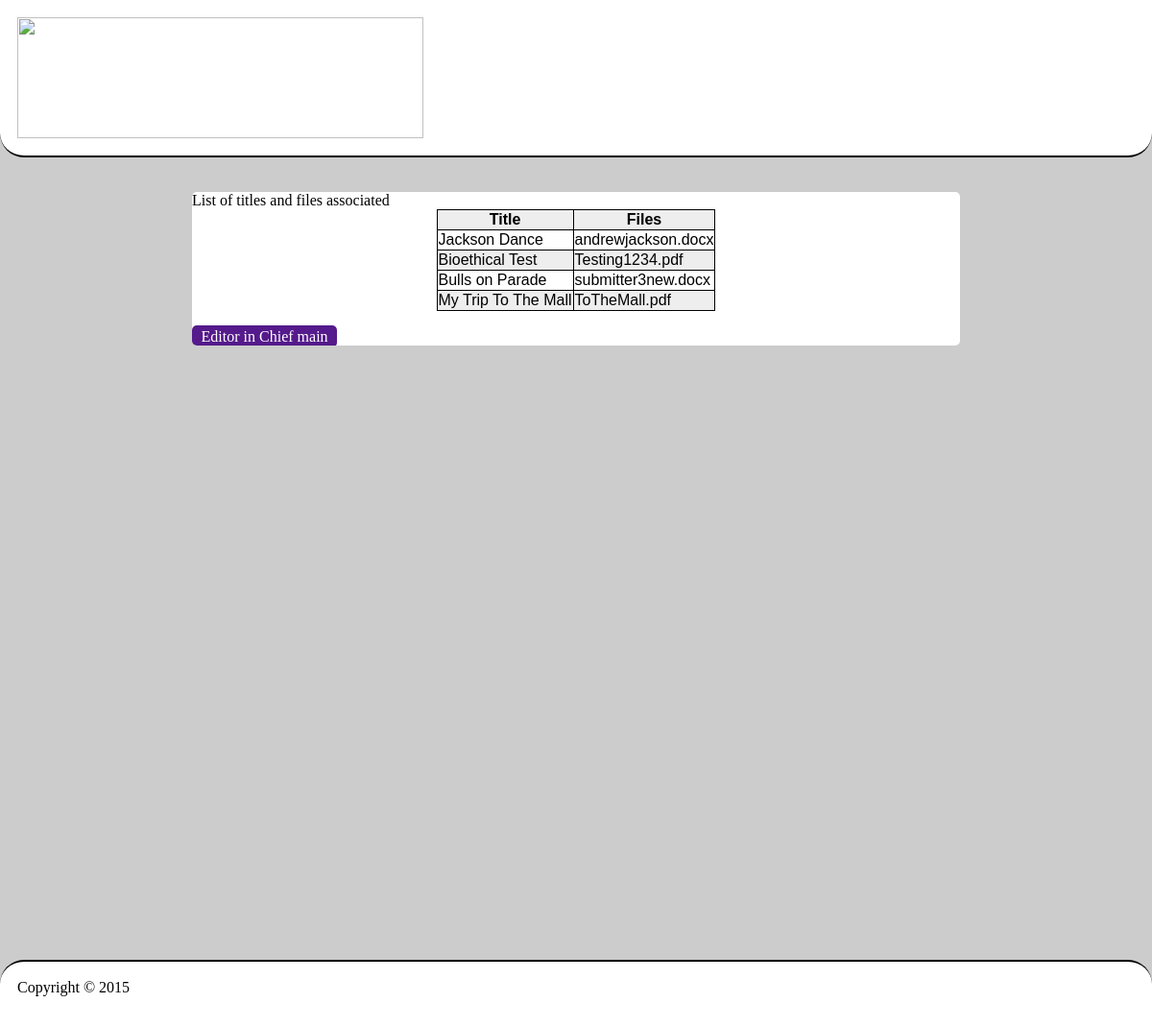
The page /submissionsAndFiles.php (signed in) on the database its author committed.
### tables this page shows
CREATE TABLE `uploads` (
  `SubmissionTitle` varchar(100) NOT NULL,
  `Username` varchar(40) NOT NULL,
  `File` varchar(100) NOT NULL
);

### submissionsAndFiles.php (the view, shortened to what this page needs)
<body id="body1">
	<div id="header">
		<img src="http://ctomsyck.com/image/title.png" width="423px" height="126px">
	</div>
	<br>
	<br>
	<div class="wrapper">
  <div id="content">
<?php echo "<link rel='stylesheet' type='text/css' href='http://ctomsyck.com/stylesheet.css' />"; php?>
<?php
$role = $_SESSION['role'];
 if($role == '1'){
$con=mysqli_connect("fdb6.awardspace.net","1966405_journal","rich1journal","1966405_journal");
$result = mysqli_query($con,"select SubmissionTitle, File
							from uploads");
echo "List of titles and files associated";
echo "<table border='1'>
<tr>
	<th>Title</th>
	<th>Files</th>
</tr>";
while($row = mysqli_fetch_array($result))
{
echo "<tr>";
echo "<td>" . $row['SubmissionTitle'] . "</td>";
echo "<td>" . $row['File'] . "</td>";
echo "</tr>";
}
echo "</table>";
 ?>
<html>
<head>
	<link type="text/css" rel="stylesheet" href="stylesheet.css"/>
</head>
<body>
<br><a href="/chiefEditorMain.php/">Editor in Chief main</a><br>
</body>
</html>
	</div>
		<div class="push"></div>
	</div>
		<footer>Copyright &copy; 2015</footer>
<?php
    } else {
        header('Location: /chiefEditorMain.php/');
        ob_end_flush();
    }?>

### stylesheet.css (style rules this page uses)
html, body { margin: 0; padding: 0; height: 100%; background: #cccccc; }
#content { background: white; width: 800px; overflow: auto; height: auto; border-radius: 5px; margin: 0 auto; padding: 0; }
div { padding: 0px; margin: 0px; }
#header { background-color: white; padding: 18px; border-bottom: 2px solid black; border-bottom-right-radius: 25px; border-bottom-left-radius: 25px; clear: both; }
footer { background-color: white; padding: 18px; border-top: 2px solid black; border-top-right-radius: 25px; border-top-left-radius: 25px; clear: both; }
footer, .push { height: 2em; clear: both; }
.wrapper { min-height: 100%; height: auto !important; height: 100%; margin: 0 auto; }
a:active, a:link { text-decoration: none; color: white; }
a { float: middle; width: 6em; color: white; text-decoration: none; background-color: #551A8B; padding: 0.2em 0.6em; border-right: 1px; border-radius: 5px; cursor: pointer; }
tr:nth-of-type(odd) { background-color: rgb(238, 238, 238); }
table, th, td { border: 1px solid black; border-collapse: collapse; font-family: Helvetica, sans-serif; margin-left: auto; margin-right: auto; border-radius: 5px; }

### rows shown on the page
uploads: SubmissionTitle "Jackson Dance", File "andrewjackson.docx"
uploads: SubmissionTitle "Bioethical Test", File "Testing1234.pdf"
uploads: SubmissionTitle "Bulls on Parade", File "submitter3new.docx"
uploads: SubmissionTitle "My Trip To The Mall", File "ToTheMall.pdf"
